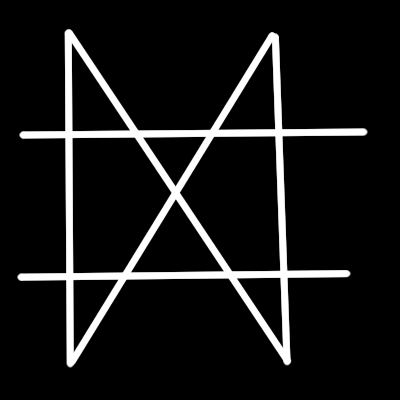
//> input picture images/hough_line.jpg, 400 x 400 px
$ ./16_hough   (built with g++ and OpenCV 4)
//> lines starting //> are read from the running program, lines starting //| are printed output that depends on the picture
//https://blog.csdn.net/Cream_Cicilian/article/details/105543434

#include <opencv2/opencv.hpp>
#include <opencv2/highgui/highgui_c.h>
#include <iostream>

using namespace std;


cv::Mat getImage(const string& path="../../../images/squirrel.jpg"){
//> called with path = "../../../images/hough_line.jpg"
    cv::Mat src = cv::imread(path);
//> src is the input picture: 400 rows x 400 cols, CV_8UC3; min 0, max 255, mean 23.1
    CV_Assert(src.depth() == CV_8U);
    if(src.empty()){
        printf("could not find the image!\n");
        exit(0);
    }
    return src;
}


/**
 *  查找直线
 *  标准的霍夫变换 cv::HoughLines从平面坐标转换到霍夫空间，最终输出是 （θ，r）表示极坐标空间
 *  cv::HoughLines(
 *      InputArray src,         // 输入图像，必须8-bit的灰度图像
 *      OutputArray lines,      // 输出的极坐标来表示直线
 *      double rho,             // 生成极坐标时候的像素扫描步长
 *      double theta,           // 生成极坐标时候的角度步长，一般取值CV_PI/180
 *      int threshold,          // 阈值，只有获得足够交点的极坐标点才被看成是直线
 *      double srn=0;           // 是否应用多尺度的霍夫变换，如果不是设置0表示经典霍夫变换
 *      double stn=0;           // 是否应用多尺度的霍夫变换，如果不是设置0表示经典霍夫变换
 *      double min_theta=0;     // 表示角度扫描范围 0 ~180之间， 默认即可
 *      double max_theta=CV_PI
 *  ) // 一般情况是有经验的开发者使用，需要自己反变换到平面空间
 *
 *  霍夫变换直线概率 cv::HoughLinesP最终输出是直线的两个点（x0,y0,x1,y1)）
 *  cv::HoughLinesP(
 *      InputArray src,         // 输入图像，必须8-bit的灰度图像
 *      OutputArray lines,      // 输出的极坐标来表示直线
 *      double rho,             // 生成极坐标时候的像素扫描步长
 *      double theta,           // 生成极坐标时候的角度步长，一般取值CV_PI/180
 *      int threshold,          // 阈值，只有获得足够交点的极坐标点才被看成是直线
 *      double minLineLength=0; // 最小直线长度
 *      double maxLineGap=0;    // 最大间隔
 *  )
 */
void houghLine(){
    auto src = getImage("../../../images/hough_line.jpg");
    cv::Mat gray, houghlines(src.size(), src.type()), houghlinesp(src.size(), src.type());
    cv::cvtColor(src, gray, cv::COLOR_BGR2GRAY);
    cv::RNG rng = cv::RNG(43);

    // 标准的霍夫变换,返回极坐标空间
    vector<cv::Vec2f> lines;
    cv::HoughLines(gray, lines, 1, CV_PI / 180, 150, 0, 0);
//> lines = 69 lines (rho, theta), first 12: [252, 0.56], [250, 0.56], [-38, 2.55], [-36, 2.55], [-42, 2.57], [-40, 2.55], [-44, 2.57], [248, 0.56], [-33, 2.53], [247, 0.54], [251, 0.54], [135, 1.55]
    for (auto & line : lines) {
        float rho = line[0];    // 极坐标中的r长度
        float theta = line[1];  // 极坐标中的角度
        cv::Point p1, p2;
        double a = cos(theta), b = sin(theta);
        double x0 = a * rho, y0 = b * rho;
        // 转换为平面坐标的四个点  400 这里是图像的宽高,设置不同绘图不同
        p1.x = cvRound(x0 + 400 * (-b));
        p2.x = cvRound(x0 - 400 * (-b));
        p1.y = cvRound(y0 + 400 * a);
        p2.y = cvRound(y0 - 400 * a);
        // cout << p1 << " " << p2 << endl;
        auto color = cv::Scalar(rng.uniform(0, 255), rng.uniform(0, 255), rng.uniform(0, 255));
        cv::line(houghlines, p1, p2, color, 3, cv::LineTypes::LINE_AA);
    }
//> this loop made 69 passes
//> (rho, theta, a, b, x0, y0) on passes 1 to 12: (252, 0.559, 0.848, 0.53, 213.7, 133.5), (250, 0.559, 0.848, 0.53, 212, 132.5), (-38, 2.55, -0.829, 0.559, 31.5, -21.25), (-36, 2.55, -0.829, 0.559, 29.85, -20.13), (-42, 2.57, -0.839, 0.545, 35.22, -22.87), (-40, 2.55, -0.829, 0.559, 33.16, -22.37), (-44, 2.57, -0.839, 0.545, 36.9, -23.96), (248, 0.559, 0.848, 0.53, 210.3, 131.4), (-33, 2.53, -0.819, 0.574, 27.03, -18.93), (247, 0.541, 0.857, 0.515, 211.7, 127.2), (251, 0.541, 0.857, 0.515, 215.1, 129.3), (135, 1.55, 0.0175, 1, 2.36, 135)
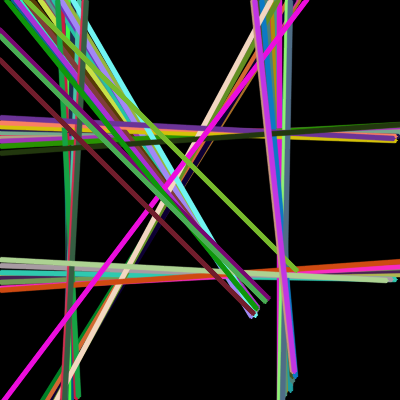
//> houghlines: 400 rows x 400 cols, CV_8UC3; mean B, G, R 35.1, 35.4, 39.2

    // 霍夫变换直线概率,返回 x0 y0 x1 y1 效果更好,因为不需要坐标转换,坐标转换需要设置长度,就是上面的400
    vector<cv::Vec4f> plines;
    cv::HoughLinesP(gray, plines, 1, CV_PI / 180, 10, 0, 10);
//> plines = 128 lines (x1, y1, x2, y2), first 8: [66, 362, 278, 35], [272, 59, 285, 219], [17, 132, 367, 132], [55, 272, 350, 272], [34, 138, 367, 133], [17, 274, 287, 278], [64, 35, 291, 359], [31, 273, 316, 277]
    for (auto & pline : plines) {
        auto color = cv::Scalar(rng.uniform(0, 255), rng.uniform(0, 255), rng.uniform(0, 255));
        cv::line(houghlinesp, cv::Point(pline[0], pline[1]), cv::Point(pline[2], pline[3]),
                 color, 3, cv::LineTypes::LINE_AA);
    }
//> this loop made 128 passes
//> pline on passes 1 to 12: [66, 362, 278, 35], [272, 59, 285, 219], [17, 132, 367, 132], [55, 272, 350, 272], [34, 138, 367, 133], [17, 274, 287, 278], [64, 35, 291, 359], [31, 273, 316, 277], [64, 30, 247, 292], [65, 94, 74, 365], [273, 89, 290, 333], [64, 42, 72, 170]
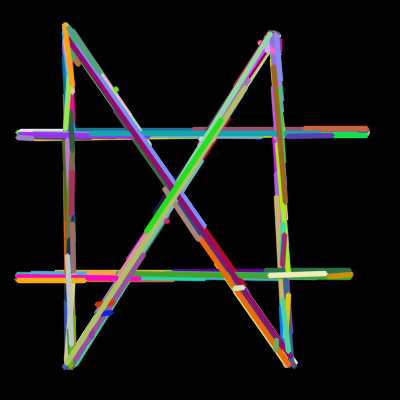
//> houghlinesp: 400 rows x 400 cols, CV_8UC3; mean B, G, R 19.2, 21.3, 21.9

    //cv::imshow("src", src);
    cv::imshow("gray", gray);
    cv::imshow("houghlines", houghlines);
    cv::imshow("houghlinesp", houghlinesp);
}


/**
 *  霍夫圆检测
 *  因为霍夫圆检测对噪声比较敏感，所以首先要对图像做中值滤波。
 *  基于效率考虑，Opencv中实现的霍夫变换圆检测是基于图像梯度的实现，分为两步：
 *  1. 检测边缘，发现可能的圆心
 *  2. 基于第一步的基础上从候选圆心开始计算最佳半径大小
 *
 *  cv::HoughCircles(
 *      InputArray image,       // 输入图像 ,必须是8位的单通道灰度图像
 *      OutputArray circles,    // 输出结果，发现的圆信息
 *      Int method,             // 方法 - HOUGH_GRADIENT
 *      Double dp,              // dp = 1;
 *      Double mindist,         // 10 最短距离-可以分辨是两个圆的，否则认为是同心圆- src_gray.rows/8
 *      Double param1,          // canny edge detection low threshold
 *      Double param2,          // 中心点累加器阈值 – 候选圆心
 *      Int minradius,          // 最小半径
 *      Int maxradius           // 最大半径
 *  )
 */
void houghCircle(){
    auto src = getImage("../../../images/hough_circle.jpg");
    cv::Mat median, gray, dst(src.size(), src.type());

    //中值滤波
    cv::medianBlur(src, median, 3);
    cv::cvtColor(median, gray, cv::COLOR_BGR2GRAY);

    //霍夫圆检测
    vector<cv::Vec3f> pcircles;
    cv::HoughCircles(gray, pcircles, cv::HoughModes::HOUGH_GRADIENT,
                     1, 10, 100, 33, 5, 200);
    src.copyTo(dst);
    for(auto & circle : pcircles){
        cv::circle(dst, cv::Point(circle[0], circle[1]), circle[2],
                   {0, 0, 255}, 1, cv::LINE_4);
    }

    cv::imshow("gray", gray);
    cv::imshow("dst", dst);
}


int main(){
    houghLine();
    //houghCircle();
    cv::waitKey(0);
    return 0;
}
